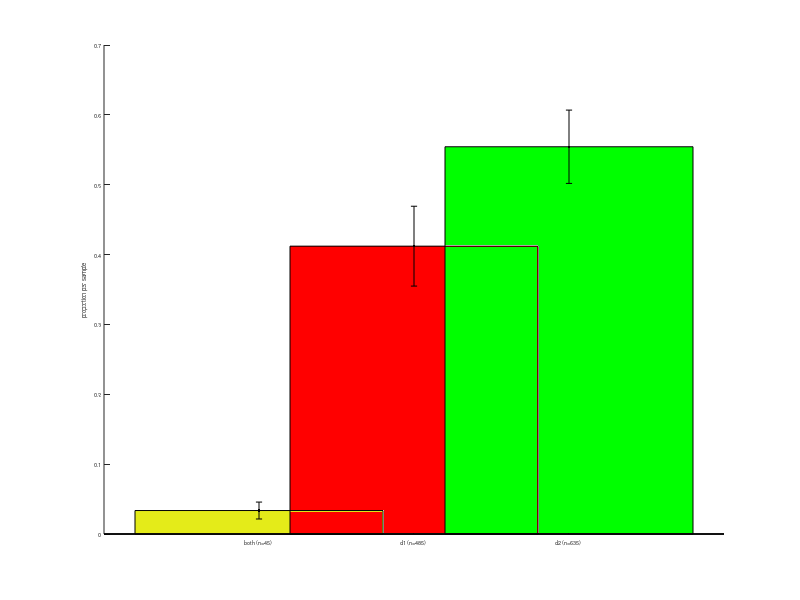

MATLAB code to generate this figure: (Note: this script raises an error after producing the figure.)
function overlapping_cell_counts()
  values = [1 8 14;...
            1 25 24;...
            1 16 25;...
            18 223 309;...
            24 213 263];
  totals = sum(values, 2);
  for i=1:size(values, 1)
    values(i,:) = values(i,:) ./ totals(i);
  end
  f = figure();
  hold on;
  bar(1, mean(values(:,1)), 'facecolor', [228 235 25]./255);
  bar(2, mean(values(:,2)), 'facecolor', [1 0 0]);
  bar(3, mean(values(:,3)), 'facecolor', [0 1 0]);
  errorbar(1:3, mean(values, 1), std(values, [], 1), 'k.')
  xticks(1:3)
  xticklabels({'both (n=45)', 'd1 (n=485)', 'd2 (n=635)'});
  set(gca, 'fontsize', 4);
  ylabel('proportion per sample');
  f.PaperUnits = 'inches';
  f.PaperPosition = [0 0 1.5 2];
  saveas(f, '/Users/wgillis/Dropbox (HMS)/lab-datta/projects/dls-function/paper/figs/cre-on-off overlap/overlapping-cell-count', 'epsc');
  savefig(f, '/Users/wgillis/Dropbox (HMS)/lab-datta/projects/dls-function/paper/figs/cre-on-off overlap/overlapping-cell-count');
  print(f, '/Users/wgillis/Dropbox (HMS)/lab-datta/projects/dls-function/paper/figs/cre-on-off overlap/overlapping-cell-count', '-r300', '-dtiff');
end % function
